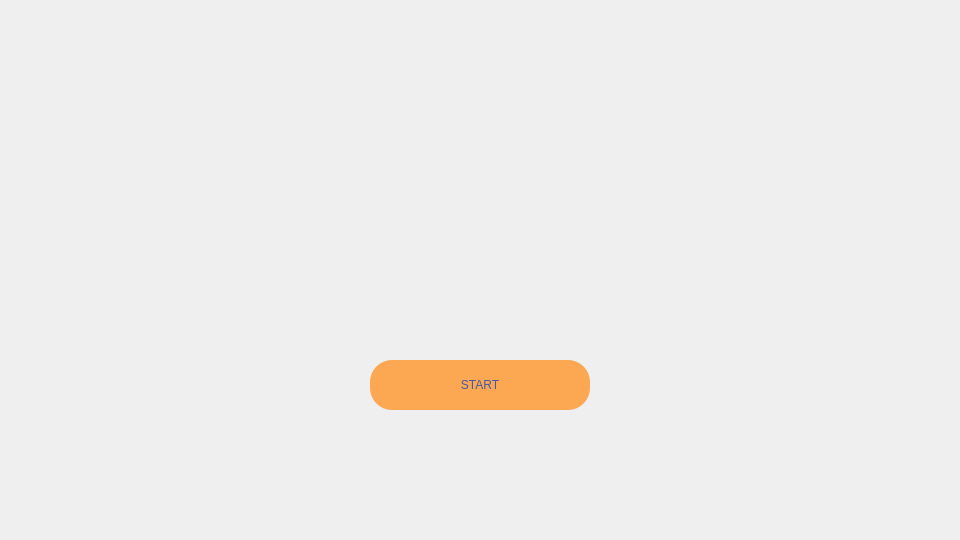
<?xml version="1.0" encoding="UTF-8"?>
<ui version="4.0">
 <class>MainWindow</class>
 <widget class="QMainWindow" name="MainWindow">
  <property name="geometry">
   <rect>
    <x>0</x>
    <y>0</y>
    <width>960</width>
    <height>540</height>
   </rect>
  </property>
  <property name="minimumSize">
   <size>
    <width>960</width>
    <height>540</height>
   </size>
  </property>
  <property name="maximumSize">
   <size>
    <width>960</width>
    <height>540</height>
   </size>
  </property>
  <property name="windowTitle">
   <string>Tactical Monsters</string>
  </property>
  <property name="autoFillBackground">
   <bool>false</bool>
  </property>
  <property name="styleSheet">
   <string notr="true">#playButton{
background-color:#fca852;
font: 28pt &quot;Niagara Engraved&quot;;
color:#485aa4;
border-radius:22px;
}
QMainWindow{
background-image: url(:/src/images/main_win _bg.jpg);
background-position: center;
background-repeat: no-repeat;
}</string>
  </property>
  <widget class="QWidget" name="centralwidget">
   <widget class="QPushButton" name="playButton">
    <property name="geometry">
     <rect>
      <x>370</x>
      <y>360</y>
      <width>220</width>
      <height>50</height>
     </rect>
    </property>
    <property name="minimumSize">
     <size>
      <width>220</width>
      <height>50</height>
     </size>
    </property>
    <property name="maximumSize">
     <size>
      <width>220</width>
      <height>50</height>
     </size>
    </property>
    <property name="autoFillBackground">
     <bool>false</bool>
    </property>
    <property name="styleSheet">
     <string notr="true"/>
    </property>
    <property name="text">
     <string>START</string>
    </property>
   </widget>
  </widget>
 </widget>
 <resources/>
 <connections/>
</ui>
